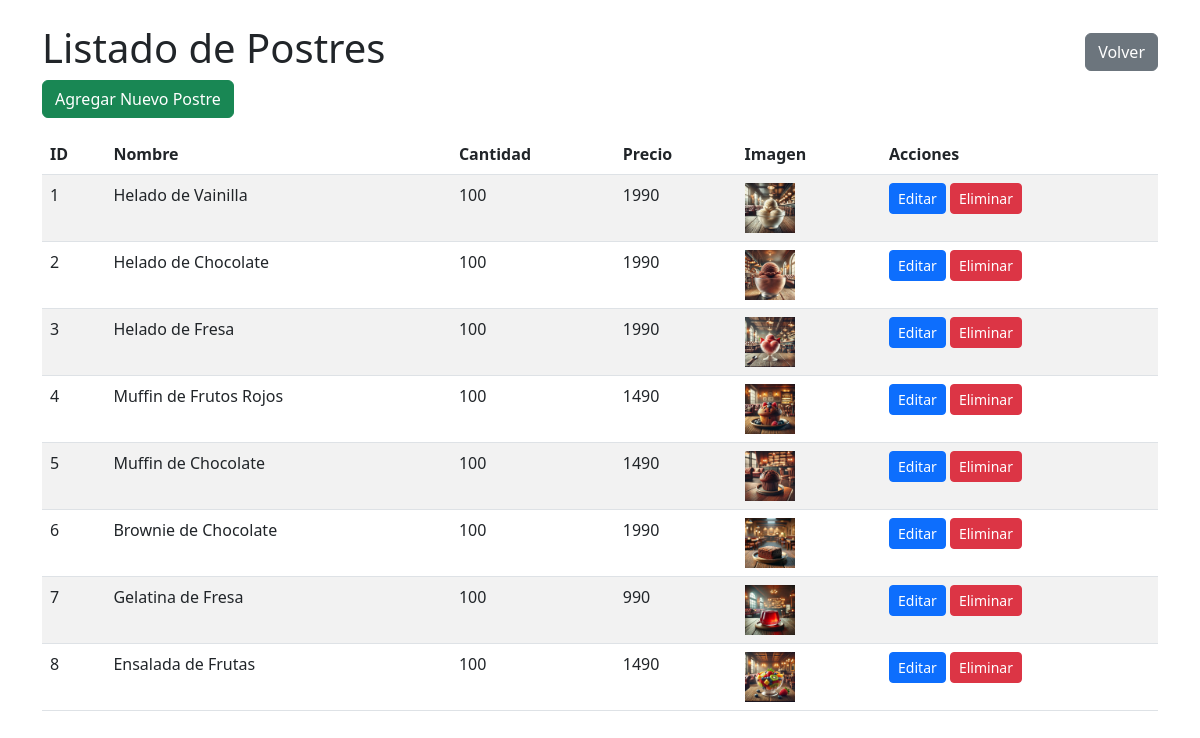
/mantenedores/postres/listar.php, run on the app's committed database.
### tables this page shows
CREATE TABLE `postre` (
  `id_postre` int(11) NOT NULL,
  `nombre_postre` varchar(30) DEFAULT NULL,
  `cantidad` int(11) DEFAULT NULL,
  `precio` int(11) DEFAULT NULL,
  `umbral_reabastecimiento` int(11) NOT NULL DEFAULT 5,
  `imagen` varchar(255) DEFAULT NULL
);

### mantenedores/postres/listar.php (the view, shortened to what this page needs)
<?php
include '../../conexion.php';
$sql = "SELECT * FROM postre";
$result = $conexion->query($sql);
?>
<!DOCTYPE html>
<html lang="es">
<head>
    <link href="https://cdn.jsdelivr.net/npm/bootstrap@5.3.0/dist/css/bootstrap.min.css" rel="stylesheet">
</head>
<body>
<div class="container mt-4">
    <div class="d-flex justify-content-between align-items-center">
        <h1>Listado de Postres</h1>
        <button class="btn btn-secondary" onclick="window.location.href='../../index/index-mantenedores.php'">Volver</button>
    </div>
    <a href="insertar.php" class="btn btn-success mb-3">Agregar Nuevo Postre</a>
    <table class="table table-striped">
        <thead>
            <tr>
                <th>ID</th>
                <th>Nombre</th>
                <th>Cantidad</th>
                <th>Precio</th>
                <th>Imagen</th>
                <th>Acciones</th>
            </tr>
        </thead>
        <tbody>
            <?php if ($result->num_rows > 0): ?>
                <?php while ($row = $result->fetch_assoc()): ?>
                    <tr>
                        <td><?php echo $row['id_postre']; ?></td>
                        <td><?php echo $row['nombre_postre']; ?></td>
                        <td><?php echo $row['cantidad']; ?></td>
                        <td><?php echo $row['precio']; ?></td>
                        <td>
                            <?php if (!empty($row['imagen'])): ?>
                                <img src="../../uploads/postres/<?php echo htmlspecialchars($row['imagen']); ?>" alt="Imagen" style="width: 50px; height: 50px; object-fit: cover;">
                            <?php else: ?>
                                No disponible
                            <?php endif; ?>
                        </td>
                        <td>
                            <a href="editar.php?id=<?php echo $row['id_postre']; ?>" class="btn btn-primary btn-sm">Editar</a>
                            <button class="btn btn-danger btn-sm" data-bs-toggle="modal" data-bs-target="#eliminarModal" data-id="<?php echo $row['id_postre']; ?>">Eliminar</button>
                        </td>
                    </tr>
                <?php endwhile; ?>
            <?php else: ?>
                <tr>
                    <td colspan="6" class="text-center">No se encontraron postres.</td>
                </tr>
            <?php endif; ?>
        </tbody>
    </table>
</div>
</body>
</html>

### data on the page
postre: id_postre "1", nombre_postre "Helado de Vainilla", cantidad "100", precio "1990", imagen (picture)
postre: id_postre "2", nombre_postre "Helado de Chocolate", cantidad "100", precio "1990", imagen (picture)
postre: id_postre "3", nombre_postre "Helado de Fresa", cantidad "100", precio "1990", imagen (picture)
postre: id_postre "4", nombre_postre "Muffin de Frutos Rojos", cantidad "100", precio "1490", imagen (picture)
postre: id_postre "5", nombre_postre "Muffin de Chocolate", cantidad "100", precio "1490", imagen (picture)
postre: id_postre "6", nombre_postre "Brownie de Chocolate", cantidad "100", precio "1990", imagen (picture)
postre: id_postre "7", nombre_postre "Gelatina de Fresa", cantidad "100", precio "990", imagen (picture)
postre: id_postre "8", nombre_postre "Ensalada de Frutas", cantidad "100", precio "1490", imagen (picture)
